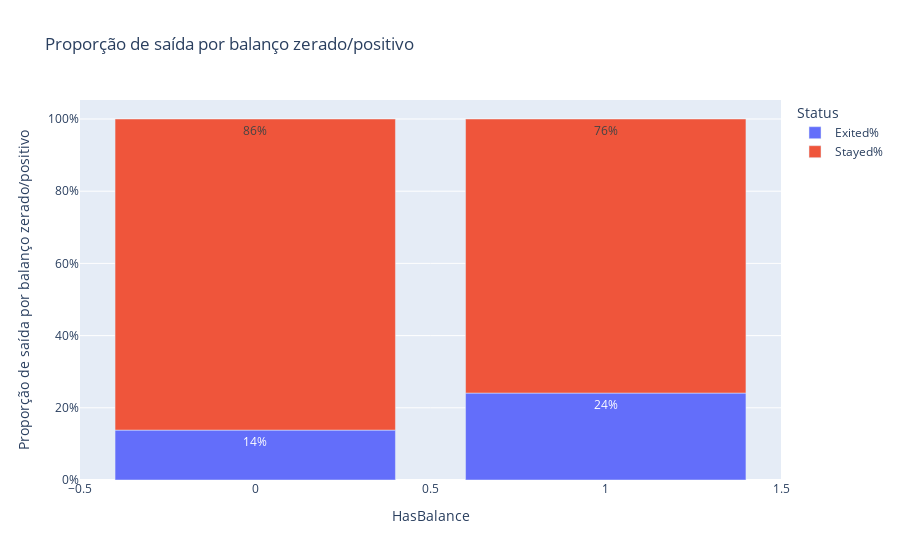

Write notebook code for a chart like this one.
### Markdown cell above
Isso nos traz uma preocupação: será que esse desbalanceamento poderia causar problemas? Em princípio, não: regressão logística não é impactada por valores repetidos, mas se esses valores tiverem uma influencia muito grande sobre a previsão, será necessário tratá-los. Para verificar isso, vamos observar a variação de proporção entre os dois grupos:

### Code cell
X['HasBalance'] = (X['Balance'] != 0).astype(int)

has_balance_counting = count_exited(X, Y, 'HasBalance')
plot_counting('Proporção de saída por balanço zerado/positivo', has_balance_counting)

### Figure 1 — Plotly figure (JSON) as saved in the notebook; plotly's stock layout.template omitted (floating-point values rounded to 4 significant figures)
{"data": [{"hovertemplate": "Status=Exited%<br>HasBalance=%{x}<br>Proportion=%{y}<br>text=%{text}<extra></extra>", "legendgroup": "Exited%", "marker": {"color": "#636efa", "pattern": {"shape": ""}}, "name": "Exited%", "orientation": "v", "showlegend": true, "text": ["24%", "14%"], "textposition": "auto", "type": "bar", "x": [1, 0], "xaxis": "x", "y": [0.2408, 0.1382], "yaxis": "y"}, {"hovertemplate": "Status=Stayed%<br>HasBalance=%{x}<br>Proportion=%{y}<br>text=%{text}<extra></extra>", "legendgroup": "Stayed%", "marker": {"color": "#EF553B", "pattern": {"shape": ""}}, "name": "Stayed%", "orientation": "v", "showlegend": true, "text": ["76%", "86%"], "textposition": "auto", "type": "bar", "x": [1, 0], "xaxis": "x", "y": [0.7592, 0.8618], "yaxis": "y"}], "layout": {"autosize": true, "barmode": "relative", "hovermode": "x unified", "legend": {"title": {"text": "Status"}, "tracegroupgap": 0}, "title": {"text": "Proporção de saída por balanço zerado/positivo"}, "xaxis": {"anchor": "y", "autorange": true, "domain": [0, 1], "range": [-0.5, 1.5], "title": {"text": "HasBalance"}, "type": "linear"}, "yaxis": {"anchor": "x", "autorange": true, "domain": [0, 1], "range": [0, 1.053], "tickformat": ".0%", "title": {"text": "Proporção de saída por balanço zerado/positivo"}, "type": "linear"}}}
